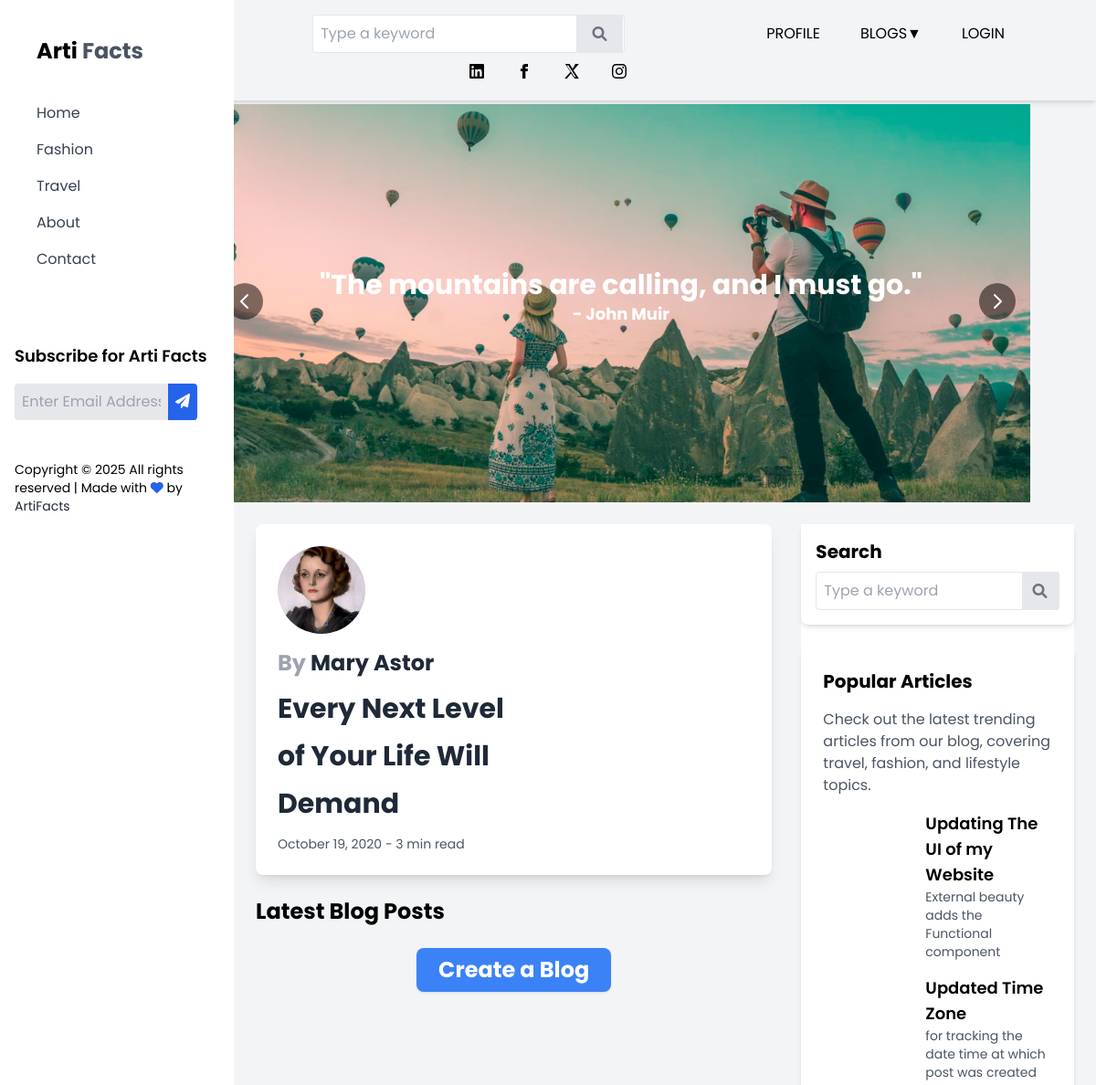
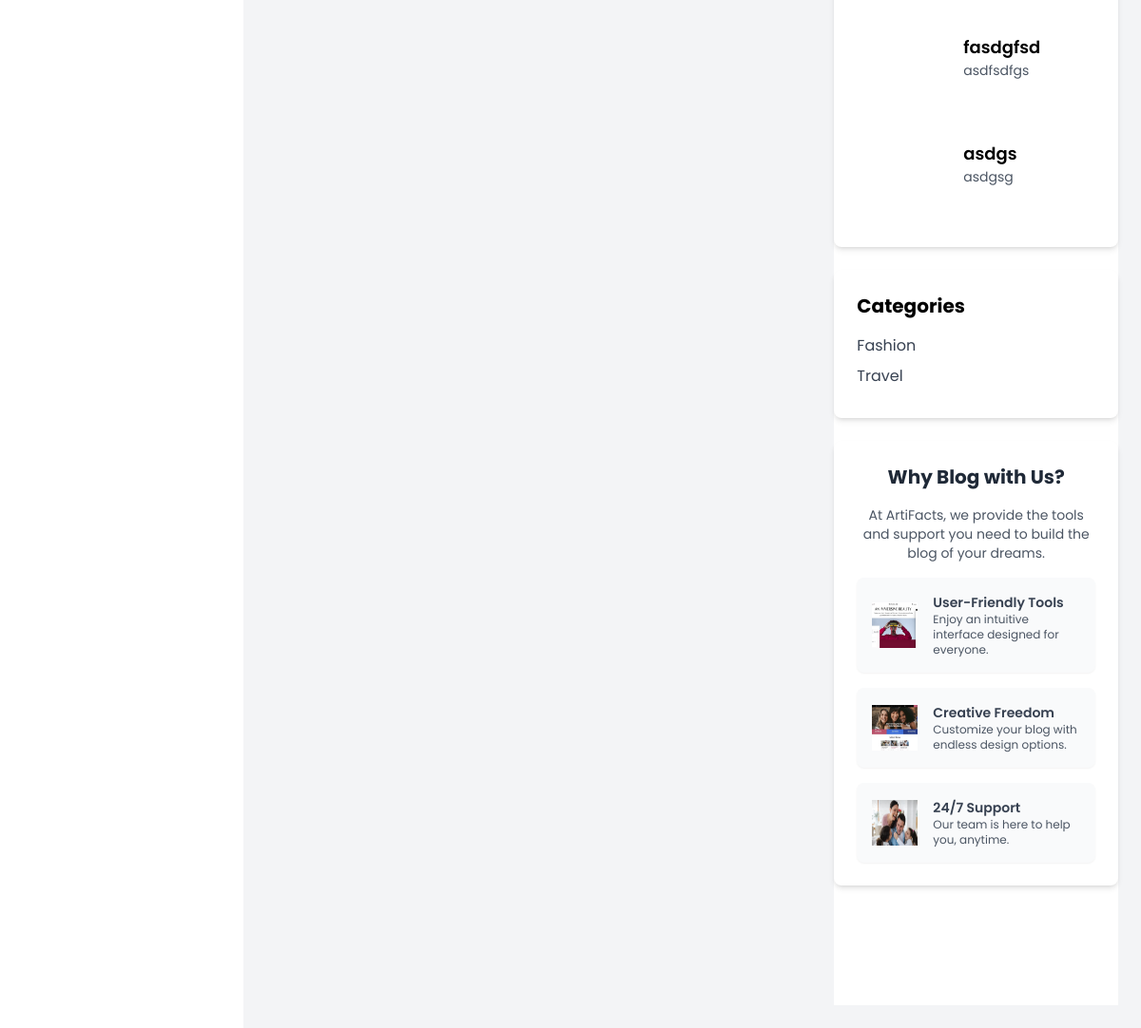
The page / on the database its author committed (2 pictures, top to bottom).
### myBlog/models.py (models this page shows, shortened)
class Category(models.Model):
    slug=models.CharField(max_length=150,null=False,blank=False)
    name=models.CharField(max_length=150,null=False,blank=False)
    image=models.ImageField(upload_to=get_file_path,null=True,blank=True)
    descriptions=models.TextField(max_length= 500,null=False,blank=False)
    status=models.BooleanField(default=False,help_text="0=default,1=Trending")
    meta_title=models.CharField(max_length=150,null=False,blank=False)
    meta_keywords=models.CharField(max_length=150,null=False,blank=False)
    created_at=models.DateTimeField(auto_now_add=True)

class UserPost(models.Model):
    title = models.CharField(max_length=150,null=False)
    content = models.TextField()
    author = models.ForeignKey(User,on_delete=models.CASCADE)
    created_at = models.DateTimeField(auto_now_add=True)
    image = models.ImageField(upload_to=get_image_path )
    class Meta:
        ordering = ('-created_at',)
    def cmnt_count(self):
        return self.comments_set.all().count()

### myBlog/views.py (the view, shortened to what this page needs)
# urls.py: path('',views.index,name="home"),
def index(request):
    posts = UserPost.objects.all()
    category = Category.objects.filter(status = 0)
    form = PostForm(request.POST or None, request.FILES or None)
    context = {
        'posts': posts,
        'form': form,
        'category':category
    }
    return render(request, 'index2.html', context)

### myBlog/forms.py
class PostForm(forms.ModelForm):
    class Meta:
        model = UserPost
        fields = ['title','content','image']

### myBlog/templates/index2.html (shortened to what this page needs)
{% extends 'base.html' %}
{% load static %}
{% load tz %}
{% block content %}
{% load crispy_forms_tags %}
<!DOCTYPE html>
<html lang="en">
<head>
  <script src="https://cdn.tailwindcss.com"></script>
  <link href="https://cdnjs.cloudflare.com/ajax/libs/font-awesome/6.0.0-beta3/css/all.min.css" rel="stylesheet">
</head>
<body class="bg-gray-100">
  <div class="relative w-full max-w-4xl md:left-20 mx-auto overflow-hidden">
    <div id="carousel" class="flex transition-transform duration-500 ease-in-out relative top-12 md:top-1">
      <div class="carousel-item w-full flex-shrink-0 relative">
        <img src="{% static 'images/photos.png' %}" alt="Slide 1" class="w-full h-auto">
        <div class="absolute inset-0 flex items-center justify-center text-white text-center px-4">
          <div class="quote text-2xl md:text-3xl font-bold mb-4 opacity-0 transform translate-x-10 transition-all duration-700 ease-in-out">
            "The mountains are calling, and I must go."
            <p class="md:text-lg text-sm">- John Muir</p>
          </div>
        </div>
      </div>
    </div>
    <button id="prev" class="absolute md:top-1/2 md:left-4 top-2/3 left-0 transform -translate-y-1/2 bg-black bg-opacity-50 text-white p-2 rounded-full hover:bg-opacity-75 transition duration-300">
      <svg class="md:w-6 md:h-6 w-4 h-4" fill="none" stroke="currentColor" viewBox="0 0 24 24" xmlns="http://www.w3.org/2000/svg">
        <path stroke-linecap="round" stroke-linejoin="round" stroke-width="2" d="M15 19l-7-7 7-7"></path>
      </svg>
    </button>
    <button id="next" class="absolute md:top-1/2 md:right-4 top-2/3 right-0 transform -translate-y-1/2 bg-black bg-opacity-50 text-white p-2 rounded-full hover:bg-opacity-75 transition duration-300">
      <svg class="md:w-6 md:h-6 w-4 h-4" fill="none" stroke="currentColor" viewBox="0 0 24 24" xmlns="http://www.w3.org/2000/svg">
        <path stroke-linecap="round" stroke-linejoin="round" stroke-width="2" d="M9 5l7 7-7 7"></path>
      </svg>
    </button>
  </div>
  <div class="md:ml-64 flex-1 p-6 mt-16 md:mt-0">
    <div class="flex flex-col md:flex-row gap-8">
      <div class="flex-1">
        <div class="bg-white p-6 rounded-lg shadow-lg">
          <div class="text-left">
              <img src="{% static 'images/pfp.png' %}" alt="Mary Astor"
                   class="w-24 h-24 rounded-full mb-4 object-cover fade-in-right" style="animation-delay: 0.2s;">
              <h1 class="text-2xl font-bold text-gray-800 mb-4 fade-in-right" style="animation-delay: 0.4s;">
                  <span class="text-gray-400">By</span> Mary Astor
              </h1>
              <h2 class="text-3xl font-bold text-gray-800 mb-4 fade-in-right" style="animation-delay: 0.6s;">
                  Every Next Level
              </h2>
              <h3 class="text-3xl font-bold text-gray-800 mb-4 fade-in-right" style="animation-delay: 0.8s;">
                  of Your Life Will
              </h3>
              <h4 class="text-3xl font-bold text-gray-800 mb-4 fade-in-right" style="animation-delay: 1s;">
                  Demand
              </h4>
              <p class="text-sm text-gray-600 fade-in-right" style="animation-delay: 1.2s;">
                  October 19, 2020 - 3 min read
              </p>
          </div>
      </div>
        <h2 class="text-2xl font-bold my-6">Latest Blog Posts
          <div class="my-6 flex justify-center">
            <button type="button" class="bg-blue-500 hover:bg-blue-600 text-white font-bold py-2 px-6 rounded-lg shadow hover:shadow-md transition-transform transform hover:scale-105" onclick="openModal()">
                Create a Blog
            </button>
        </div>
        </h2>
        <div id="posts">
      </div>
      </div>
      <div class="w-full md:w-1/3 bg-white">
<div class="bg-white p-4 rounded-lg shadow-md mb-6">
    <h3 class="text-xl font-bold mb-2">Search</h3>
    <div class="relative">
      <form method="GET" action="{% url 'search_results' %}" class="relative w-full">
        <input type="search" name="q" placeholder="Type a keyword" class="w-full p-2 pr-10 border rounded">
        <button type="submit" class="absolute inset-y-0 right-[0.09rem] flex items-center text-gray-500 hover:text-gray-700 bg-gray-200 justify-center w-[15%]">
            <i class="fas fa-search"></i>
        </button>
    </form>
    </div>
</div>
<div class="bg-white p-6 rounded-lg shadow-md mb-6">
  <h3 class="text-xl font-bold mb-4">Popular Articles</h3>
  <p class="text-gray-600 mb-4">
      Check out the latest trending articles from our blog, covering travel, fashion, and lifestyle topics.
  </p>
  <ul>
      {% for post in posts %}
      <li class="mb-4 flex items-center space-x-4">
          <div class="flex-1">
              <a href="#" class="text-lg font-semibold hover:text-blue-600 block">{{ post.title }}</a>
              <p class="text-gray-600 text-sm">{{ post.content|truncatewords:20 }}</p>
          </div>
      </li>
      {% endfor %}
  </ul>
</div>
        <div class="cat bg-white p-6 rounded-lg shadow-md">
          <h3 class="text-xl font-bold mb-4">Categories</h3>
          {% for cat in category %}
          <ul>
            <li class="mb-2"><a href="{% url 'category_view' cat.slug %}" class="text-gray-700 hover:text-blue-600">{{cat.name}}</a></li>
          </ul>
          {% endfor %}
        </div>
<div class="bg-white p-6 rounded-lg shadow-md mt-6">
    <h3 class="text-xl font-bold mb-4 text-gray-800 text-center">Why Blog with Us?</h3>
    <p class="text-gray-600 text-sm text-center mb-4">
        At ArtiFacts, we provide the tools and support you need to build the blog of your dreams.
    </p>
    <div class="space-y-4">
        <div class="flex items-center space-x-4 p-4 bg-gray-50 rounded-lg shadow-sm hover:shadow-md transition">
            <img src="{% static 'images/violin.png' %}" alt="User-Friendly" class="w-12 h-12">
            <div>
                <h4 class="text-sm font-semibold text-gray-700">User-Friendly Tools</h4>
                <p class="text-xs text-gray-600">Enjoy an intuitive interface designed for everyone.</p>
            </div>
        </div>
        <div class="flex items-center space-x-4 p-4 bg-gray-50 rounded-lg shadow-sm hover:shadow-md transition">
            <img src="{% static 'images/tech.png' %}" alt="Creative Freedom" class="w-12 h-12">
            <div>
                <h4 class="text-sm font-semibold text-gray-700">Creative Freedom</h4>
                <p class="text-xs text-gray-600">Customize your blog with endless design options.</p>
            </div>
        </div>
        <div class="flex items-center space-x-4 p-4 bg-gray-50 rounded-lg shadow-sm hover:shadow-md transition">
            <img src="{% static 'images/fam.png' %}" alt="Support" class="w-12 h-12">
            <div>
                <h4 class="text-sm font-semibold text-gray-700">24/7 Support</h4>
                <p class="text-xs text-gray-600">Our team is here to help you, anytime.</p>
            </div>
        </div>
    </div>
</div>
      </div>
    </div>
  </div>
</body>
</html>
{% endblock %}

### myBlog/templates/sidebar.html (shortened to what this page needs)
{% load static %}
{% load tz %}
{% load crispy_forms_tags %}
<!DOCTYPE html>
<html lang="en">
<head>
  <script src="https://cdn.tailwindcss.com"></script>
  <link href="https://cdnjs.cloudflare.com/ajax/libs/font-awesome/6.0.0-beta3/css/all.min.css" rel="stylesheet">
</head>
<body>
  <aside id="sidebar" class="w-64 h-screen bg-white text-black fixed top-0 transform -translate-x-full md:translate-x-0 transition-transform duration-300 md:z-40 z-[60] p-4">
    <div class="p-6">
      <h1 class="text-2xl font-bold mb-4">Arti <span class="text-gray-600">Facts</span></h1>
      <nav class="mt-10">
        <ul>
          <li class="mb-4"><a href="/" class="text-gray-700 hover:text-purple-700">Home</a></li>
          {% for cat in category %}
          <li class="mb-4"><a href="{% url 'category_view' cat.slug %}" class="text-gray-700 hover:text-purple-700">{{cat.name}}</a></li>
          {% endfor %}
          <li class="mb-4"><a href="{% url 'about' %}" class="text-gray-700 hover:text-purple-700">About</a></li>
          <li class="mb-4"><a href="{% url 'contact' %}" class="text-gray-700 hover:text-purple-700">Contact</a></li>
        </ul>
      </nav>
    </div>
    <div class="mt-10">
      <h3 class="text-lg font-semibold mb-4 mt-10">Subscribe for Arti Facts</h3>
      <form class="flex">
        <input type="text" placeholder="Enter Email Address" class="p-2 rounded-l bg-gray-200 text-blue-600 w-[75%]">
        <button class="bg-blue-600 text-white  p-2 rounded-r"><i class="fas fa-paper-plane"></i></button>
      </form>
    </div>
    <p class="text-sm text-black mt-11">
      Copyright &copy; <script>document.write(new Date().getFullYear());</script> All rights reserved | Made with <i class="fas fa-heart text-blue-600"></i> by <a href="/" class="text-gray-800">ArtiFacts</a>
    </p>
  </aside>
</body>
</html>

### myBlog/templates/sidebar.html (style rules this page uses)
body { font-family: 'Poppins', sans-serif; }

### myBlog/templates/index2.html (style rules this page uses)
body { font-family: 'Poppins', sans-serif; }
.fade-in-right { opacity: 0; transform: translateX(40px); transition: opacity 0.8s ease-out, transform 0.8s ease-out; }
.fade-in-right.visible { opacity: 1; transform: translateX(0); }
aside ul li { position: relative; transition: color 0.3s ease-in-out; }
aside ul li::after { content: ""; position: absolute; left: 0; bottom: -2px; width: 100%; height: 3px; background-color: #007BFF; transform: scaleX(0); transform-origin: left; transition: transform 0.3s ease-in-out; }
.cat ul li { position: relative; transition: color 0.3s ease-in-out; }
.cat ul li::after { content: ""; position: absolute; left: 0; bottom: -2px; width: 100%; height: 3px; background-color: #007BFF; transform: scaleX(0); transform-origin: left; transition: transform 0.3s ease-in-out; }

### rows shown on the page
Category: name "Fashion"
Category: name "Travel"
UserPost: title "Updating The UI of my Website", content "External beauty adds the Functional component"
UserPost: title "Updated Time Zone", content "for tracking the date time at which post was created"
UserPost: title "fasdgfsd", content "asdfsdfgs"
UserPost: title "asdgs", content "asdgsg"
